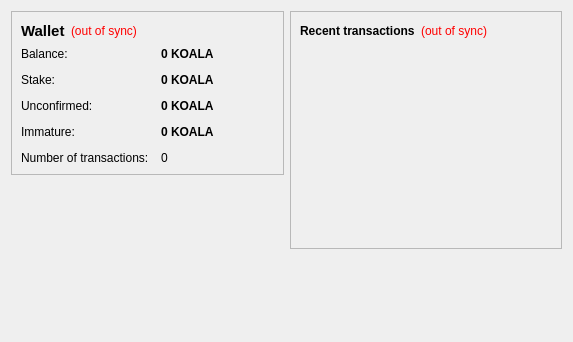
<?xml version="1.0" encoding="UTF-8"?>
<ui version="4.0">
 <class>OverviewPage</class>
 <widget class="QWidget" name="OverviewPage">
  <property name="geometry">
   <rect>
    <x>0</x>
    <y>0</y>
    <width>573</width>
    <height>342</height>
   </rect>
  </property>
  <property name="windowTitle">
   <string>Form</string>
  </property>
  <layout class="QHBoxLayout" name="horizontalLayout" stretch="1,1">
   <item>
    <layout class="QVBoxLayout" name="verticalLayout_2">
     <item>
      <widget class="QFrame" name="frame">
       <property name="frameShape">
        <enum>QFrame::StyledPanel</enum>
       </property>
       <property name="frameShadow">
        <enum>QFrame::Raised</enum>
       </property>
       <layout class="QVBoxLayout" name="verticalLayout_4">
        <item>
         <layout class="QHBoxLayout" name="horizontalLayout_4">
          <item>
           <widget class="QLabel" name="label_5">
            <property name="font">
             <font>
              <pointsize>11</pointsize>
              <weight>75</weight>
              <bold>true</bold>
             </font>
            </property>
            <property name="text">
             <string>Wallet</string>
            </property>
           </widget>
          </item>
          <item>
           <widget class="QLabel" name="labelWalletStatus">
            <property name="toolTip">
             <string>The displayed information may be out of date. Your wallet automatically synchronizes with the Koalacoin network after a connection is established, but this process has not completed yet.</string>
            </property>
            <property name="styleSheet">
             <string notr="true">QLabel { color: red; }</string>
            </property>
            <property name="text">
             <string notr="true">(out of sync)</string>
            </property>
            <property name="alignment">
             <set>Qt::AlignLeading|Qt::AlignLeft|Qt::AlignVCenter</set>
            </property>
           </widget>
          </item>
          <item>
           <spacer name="horizontalSpacer_2">
            <property name="orientation">
             <enum>Qt::Horizontal</enum>
            </property>
            <property name="sizeHint" stdset="0">
             <size>
              <width>40</width>
              <height>20</height>
             </size>
            </property>
           </spacer>
          </item>
         </layout>
        </item>
        <item>
         <layout class="QFormLayout" name="formLayout_2">
          <property name="fieldGrowthPolicy">
           <enum>QFormLayout::AllNonFixedFieldsGrow</enum>
          </property>
          <property name="horizontalSpacing">
           <number>12</number>
          </property>
          <property name="verticalSpacing">
           <number>12</number>
          </property>
          <item row="0" column="0">
           <widget class="QLabel" name="label">
            <property name="text">
             <string>Balance:</string>
            </property>
           </widget>
          </item>
          <item row="0" column="1">
           <widget class="QLabel" name="labelBalance">
            <property name="font">
             <font>
              <weight>75</weight>
              <bold>true</bold>
             </font>
            </property>
            <property name="cursor">
             <cursorShape>IBeamCursor</cursorShape>
            </property>
            <property name="toolTip">
             <string>Your current balance</string>
            </property>
            <property name="text">
             <string notr="true">0 KOALA</string>
            </property>
            <property name="textInteractionFlags">
             <set>Qt::LinksAccessibleByMouse|Qt::TextSelectableByKeyboard|Qt::TextSelectableByMouse</set>
            </property>
           </widget>
          </item>
          <item row="1" column="0">
           <widget class="QLabel" name="label_6">
            <property name="text">
             <string>Stake:</string>
            </property>
           </widget>
          </item>
          <item row="1" column="1">
           <widget class="QLabel" name="labelStake">
            <property name="font">
             <font>
              <weight>75</weight>
              <bold>true</bold>
             </font>
            </property>
            <property name="cursor">
             <cursorShape>IBeamCursor</cursorShape>
            </property>
            <property name="toolTip">
             <string>Total of coins that was staked, and do not yet count toward the current balance</string>
            </property>
            <property name="text">
             <string notr="true">0 KOALA</string>
            </property>
            <property name="textInteractionFlags">
             <set>Qt::LinksAccessibleByMouse|Qt::TextSelectableByKeyboard|Qt::TextSelectableByMouse</set>
            </property>
           </widget>
          </item>
          <item row="2" column="0">
           <widget class="QLabel" name="label_3">
            <property name="text">
             <string>Unconfirmed:</string>
            </property>
           </widget>
          </item>
          <item row="2" column="1">
           <widget class="QLabel" name="labelUnconfirmed">
            <property name="font">
             <font>
              <weight>75</weight>
              <bold>true</bold>
             </font>
            </property>
            <property name="cursor">
             <cursorShape>IBeamCursor</cursorShape>
            </property>
            <property name="toolTip">
             <string>Total of transactions that have yet to be confirmed, and do not yet count toward the current balance</string>
            </property>
            <property name="text">
             <string notr="true">0 KOALA</string>
            </property>
            <property name="textInteractionFlags">
             <set>Qt::LinksAccessibleByMouse|Qt::TextSelectableByKeyboard|Qt::TextSelectableByMouse</set>
            </property>
           </widget>
          </item>
          <item row="3" column="0">
           <widget class="QLabel" name="labelImmatureText">
            <property name="text">
             <string>Immature:</string>
            </property>
           </widget>
          </item>
          <item row="3" column="1">
           <widget class="QLabel" name="labelImmature">
            <property name="font">
             <font>
              <weight>75</weight>
              <bold>true</bold>
             </font>
            </property>
            <property name="toolTip">
             <string>Mined balance that has not yet matured</string>
            </property>
            <property name="text">
             <string notr="true">0 KOALA</string>
            </property>
            <property name="textInteractionFlags">
             <set>Qt::LinksAccessibleByMouse|Qt::TextSelectableByKeyboard|Qt::TextSelectableByMouse</set>
            </property>
           </widget>
          </item>
          <item row="4" column="0">
           <widget class="QLabel" name="label_2">
            <property name="text">
             <string>Number of transactions:</string>
            </property>
           </widget>
          </item>
          <item row="4" column="1">
           <widget class="QLabel" name="labelNumTransactions">
            <property name="toolTip">
             <string>Total number of transactions in wallet</string>
            </property>
            <property name="text">
             <string notr="true">0</string>
            </property>
           </widget>
          </item>
         </layout>
        </item>
       </layout>
      </widget>
     </item>
     <item>
      <spacer name="verticalSpacer">
       <property name="orientation">
        <enum>Qt::Vertical</enum>
       </property>
       <property name="sizeHint" stdset="0">
        <size>
         <width>20</width>
         <height>40</height>
        </size>
       </property>
      </spacer>
     </item>
     <item>
      <widget class="QLabel" name="label_6">
       <property name="text">
        <string/>
       </property>
       <property name="pixmap">
        <pixmap resource="../bitcoin.qrc">:/images/backg</pixmap>
       </property>
       <property name="scaledContents">
        <bool>false</bool>
       </property>
       <property name="alignment">
        <set>Qt::AlignCenter</set>
       </property>
       <property name="margin">
        <number>-2</number>
       </property>
      </widget>
     </item>
    </layout>
   </item>
   <item>
    <layout class="QVBoxLayout" name="verticalLayout_3">
     <item>
      <widget class="QFrame" name="frame_2">
       <property name="frameShape">
        <enum>QFrame::StyledPanel</enum>
       </property>
       <property name="frameShadow">
        <enum>QFrame::Raised</enum>
       </property>
       <layout class="QVBoxLayout" name="verticalLayout">
        <item>
         <layout class="QHBoxLayout" name="horizontalLayout_2">
          <item>
           <widget class="QLabel" name="label_4">
            <property name="text">
             <string>&lt;b&gt;Recent transactions&lt;/b&gt;</string>
            </property>
           </widget>
          </item>
          <item>
           <widget class="QLabel" name="labelTransactionsStatus">
            <property name="toolTip">
             <string>The displayed information may be out of date. Your wallet automatically synchronizes with the Koalacoin network after a connection is established, but this process has not completed yet.</string>
            </property>
            <property name="styleSheet">
             <string notr="true">QLabel { color: red; }</string>
            </property>
            <property name="text">
             <string notr="true">(out of sync)</string>
            </property>
            <property name="alignment">
             <set>Qt::AlignRight|Qt::AlignTrailing|Qt::AlignVCenter</set>
            </property>
           </widget>
          </item>
          <item>
           <spacer name="horizontalSpacer">
            <property name="orientation">
             <enum>Qt::Horizontal</enum>
            </property>
            <property name="sizeHint" stdset="0">
             <size>
              <width>40</width>
              <height>20</height>
             </size>
            </property>
           </spacer>
          </item>
         </layout>
        </item>
        <item>
         <widget class="QListView" name="listTransactions">
          <property name="styleSheet">
           <string notr="true">QListView { background: transparent; }</string>
          </property>
          <property name="frameShape">
           <enum>QFrame::NoFrame</enum>
          </property>
          <property name="verticalScrollBarPolicy">
           <enum>Qt::ScrollBarAlwaysOff</enum>
          </property>
          <property name="horizontalScrollBarPolicy">
           <enum>Qt::ScrollBarAlwaysOff</enum>
          </property>
          <property name="selectionMode">
           <enum>QAbstractItemView::NoSelection</enum>
          </property>
         </widget>
        </item>
       </layout>
      </widget>
     </item>
     <item>
      <spacer name="verticalSpacer_2">
       <property name="orientation">
        <enum>Qt::Vertical</enum>
       </property>
       <property name="sizeHint" stdset="0">
        <size>
         <width>20</width>
         <height>40</height>
        </size>
       </property>
      </spacer>
     </item>
    </layout>
   </item>
  </layout>
 </widget>
 <resources/>
 <connections/>
</ui>
